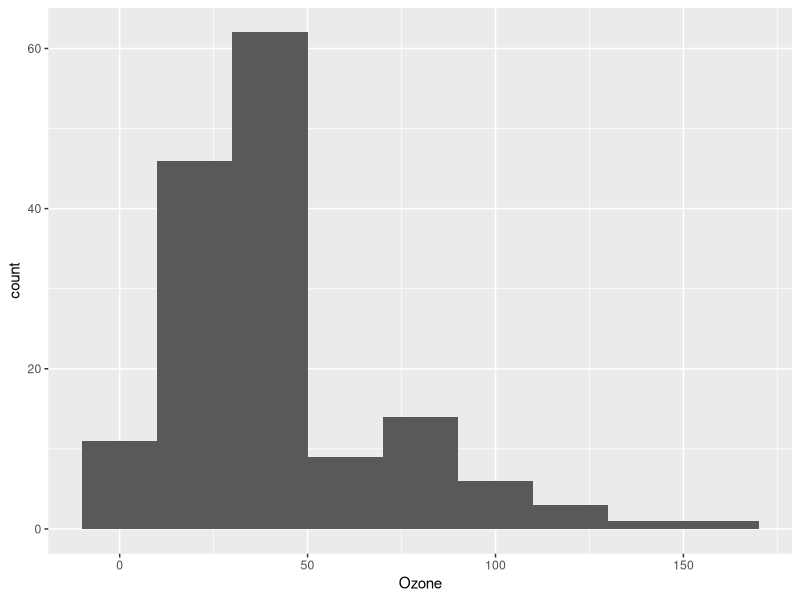
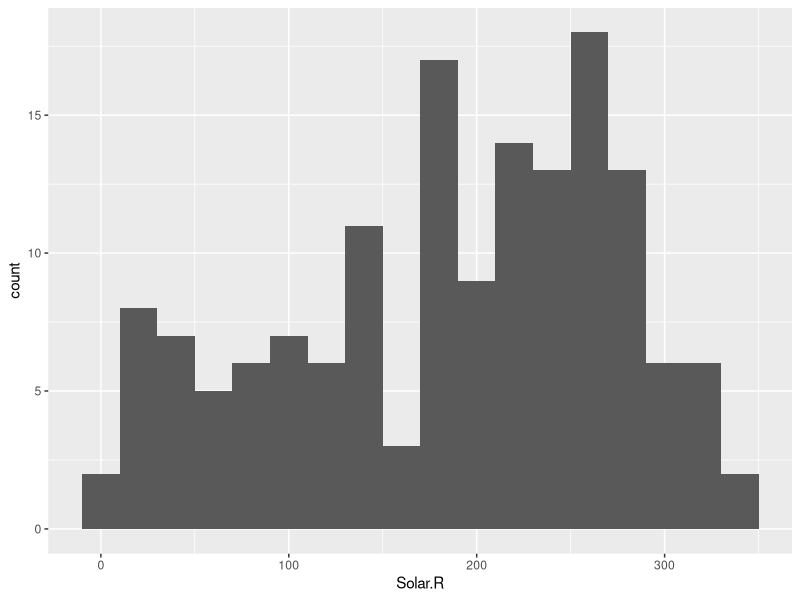
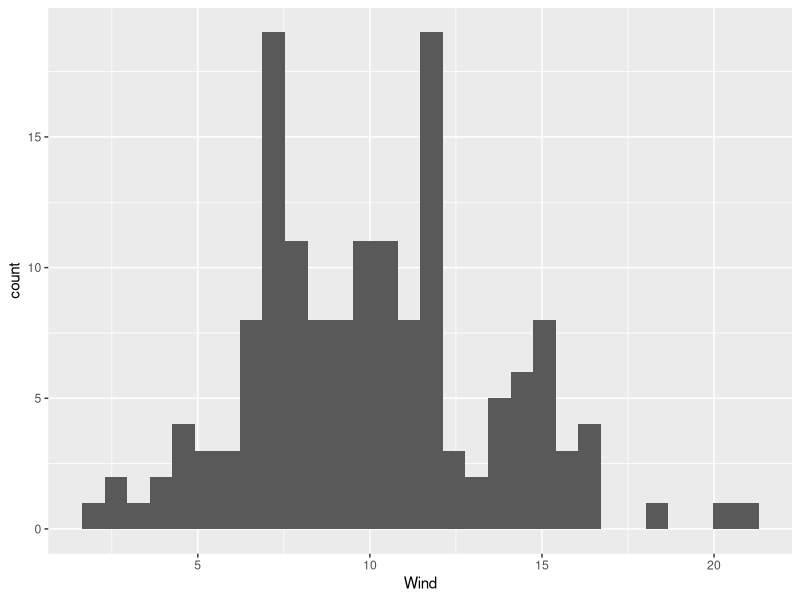
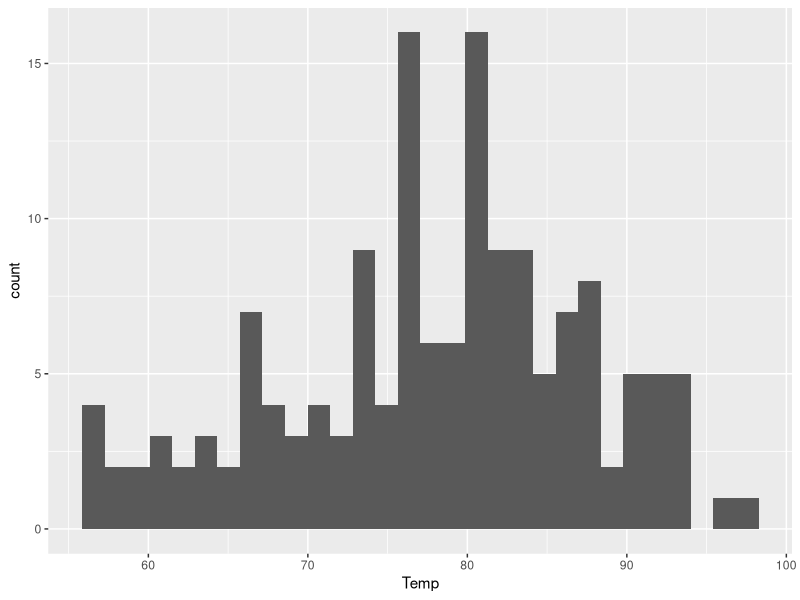
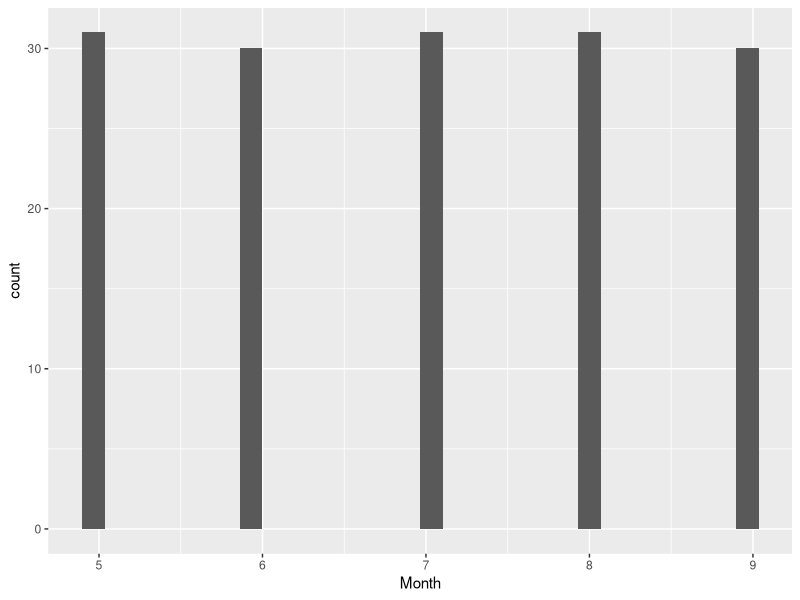
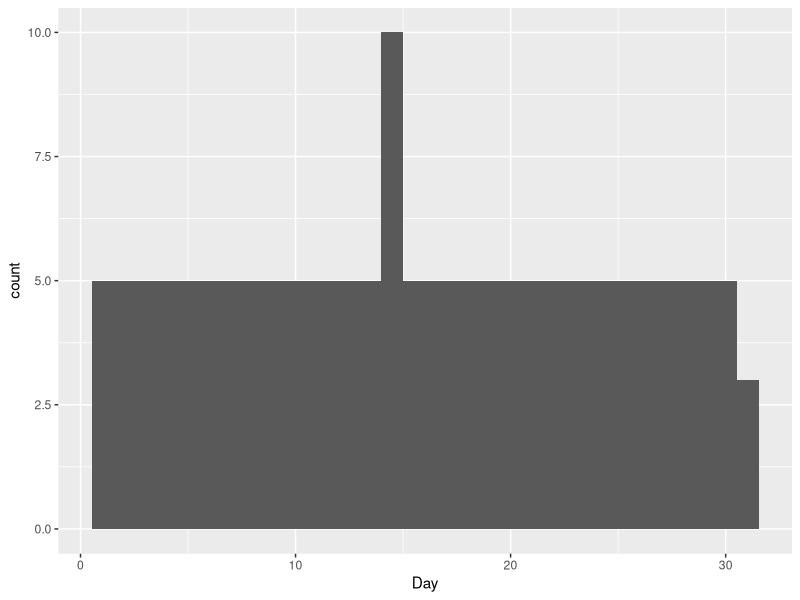
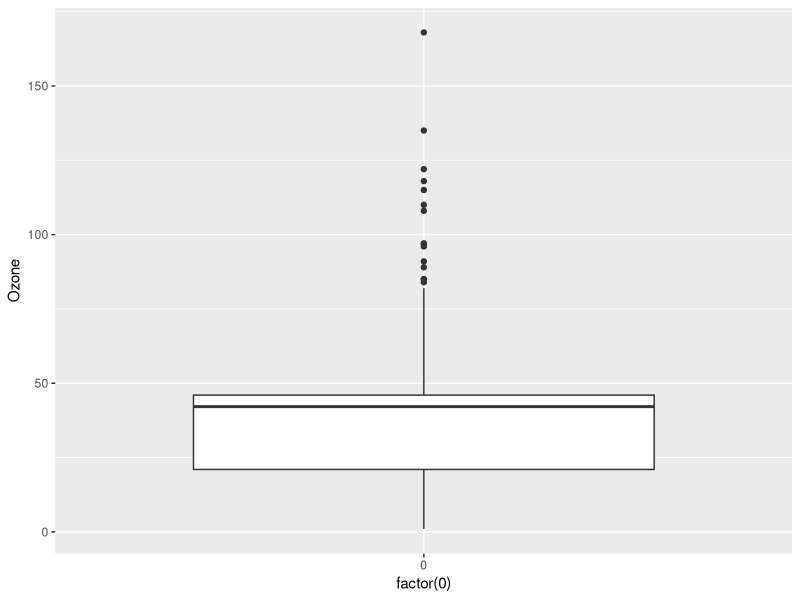
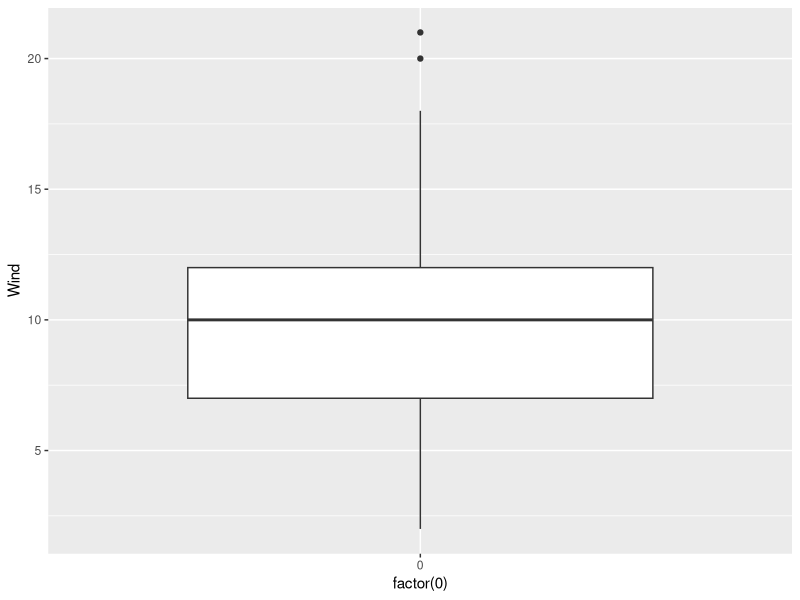

Generate these figures, in order, with R:
#Jash Mehta
#Lab Info Viz

#Installing package ggplot2
install.packages("ggplot2")
library(ggplot2)

#Step 1
#Loading airquality  data into airq
airq <- airquality
airq

#Step 2
#Running a for loop to replace NAs with the means of that column
for (i in 1:ncol(airq) ) {
  airq[is.na(airq[,i]),i] <- mean(airq[,i], na.rm=TRUE)
}

#Finding the structure of airq
str(airq)

#Step 3 A
#Creating Histograms for each Column
ggplot(airq, aes(x=Ozone)) +geom_histogram(binwidth=20)
ggplot(airq, aes(x=Solar.R)) +geom_histogram(binwidth=20)
ggplot(airq, aes(x=Wind)) +geom_histogram()
ggplot(airq, aes(x=Temp)) +geom_histogram()
ggplot(airq, aes(x=Month)) +geom_histogram()
ggplot(airq, aes(x=Day)) +geom_histogram()

#Creating a boxplot for Ozone
ggplot(airq,aes(x=factor(0),Ozone)) +geom_boxplot()

#Rounding off Wind 
airq$Wind <- round(airq$Wind)

#Creating a boxplot for Wind
ggplot(airq,aes(x=factor(0),Wind)) +geom_boxplot()


#Step 3B
#Storing the date so that we can work with this in the next step
d <- as.Date(paste(1973,airq$Month,airq$Day, sep="."), format="%Y.%m.%d")

#Step 3B
#Plotting 4 different lines on different Charts
a <- ggplot(data=airq, aes(x = Ozone, y=d)) + geom_line()
a
b <- ggplot(data=airq, aes(x = Wind, y=d)) + geom_line()
b
c <- ggplot(data=airq, aes(x = Temp, y=d)) + geom_line()
c 
ff <- ggplot(data=airq, aes(x = Solar.R, y=d)) + geom_line()
ff

# Plotting all 4 lines in one chart with different colors
g1<- ggplot(data=airq, aes(y=d)) + geom_line(aes(x = Ozone, colour= "Ozone")) + geom_line(aes(x = Wind, colour ="Wind")) + geom_line(aes(x = Solar.R, colour ="Solar.R")) + geom_line(aes(x = Temp, colour = "Temp"))
g1

#Step 5
#Plotting Scatter Plot 
#with the x-axis representing the wind, the y-axis representing the temperature, 
#the size of each dot representing the ozone 
#and the color representing the solar.R
g <- ggplot(airq, aes(x=Wind, y=Temp)) + geom_point(aes(size = Ozone, color=Solar.R)) 
g

#Step 4

install.packages("reshapes2")
library(reshape2)

#Convert data frame into matrix
aqmatrix <- data.matrix(airq)
aqmatrixmelt<-melt(aqmatrix)

#Creating the heatmap
heat<-ggplot(aqmatrixmelt, aes(y=Var2,x=Var1)) + geom_tile(aes(fill=value))+scale_fill_gradient(low="white",high="orange")+xlab("")+ylab("days")
heat


#Step 6 Final Analysis
#6.1 Yes, I see patterns after exploring the data.
#6.2 I found line chart the most useful and easy to read.